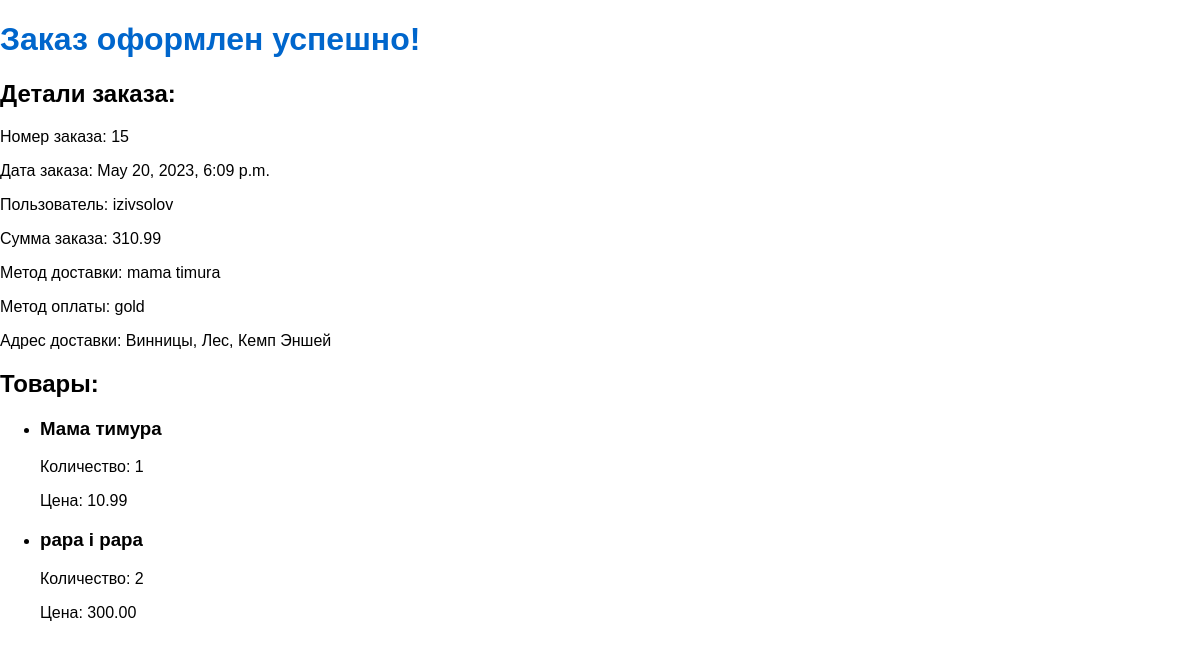
/myapp/order_detail/15/, run on an earlier commit of the app's database.
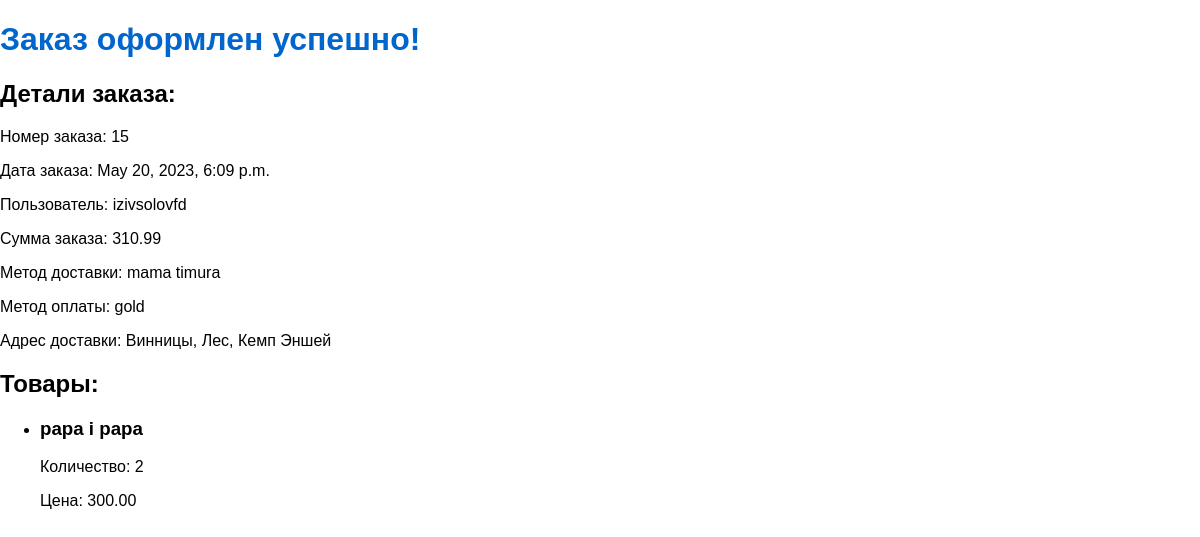
And on a later commit of the database.
### myapp/models.py (models this page shows, shortened)
class Order(models.Model):
    user = models.ForeignKey(User, on_delete=models.CASCADE)
    total_price = models.DecimalField(max_digits=10, decimal_places=2)
    order_date = models.DateTimeField(auto_now_add=True)

class User(AbstractUser):
    username = models.CharField(max_length=30, unique=30)
    lastname = models.CharField(max_length=50)
    firstname = models.CharField(max_length=50)
    email = models.EmailField(unique=True)
    password = models.CharField(max_length=128)
    phone = models.CharField(max_length=20)
    address = models.CharField(max_length=100)
    image = models.ImageField(upload_to='profile_images/', null=True)
    class Meta:
        db_table = 'myapp_user'

class OrderDelivery(models.Model):
    order = models.OneToOneField(Order, on_delete=models.CASCADE)
    shipping_method = models.ForeignKey(ShippingMethod, on_delete=models.CASCADE)
    payment_method = models.ForeignKey(PaymentMethod, on_delete=models.CASCADE)
    address = models.CharField(max_length=100)

class ShippingMethod(models.Model):
    name = models.CharField(max_length=100)
    cost = models.DecimalField(max_digits=10, decimal_places=2)

class PaymentMethod(models.Model):
    name = models.CharField(max_length=100)

class OrderItem(models.Model):
    order = models.ForeignKey(Order, on_delete=models.CASCADE, null=True)
    product = models.ForeignKey(Product, on_delete=models.CASCADE, null=True)
    quantity = models.PositiveIntegerField()
    price = models.DecimalField(max_digits=10, decimal_places=2)

class Product(models.Model):
    name = models.CharField(max_length=100)
    category = models.CharField(max_length=100)
    description = models.TextField()
    price = models.DecimalField(max_digits=10, decimal_places=2)
    imageurl = models.URLField()

### myapp/views.py (the view)
# urls.py: path('order_detail/<int:order_id>/', order_detail, name='order_detail'),
def order_detail(request, order_id):
    order = get_object_or_404(Order, id=order_id)
    order_delivery = OrderDelivery.objects.get(order=order)
    context = {
        'order': order,
        'order_delivery': order_delivery,
    }
    return render(request, 'order_detail.html', context)

### myapp/templates/order_detail.html (shortened to what this page needs)
<!DOCTYPE html>
<html>
<head>
     {% load static %}
    <link rel="stylesheet" type="text/css" href="{% static 'myapp/css/home.css' %}">
</head>
<body>
    <h1>Заказ оформлен успешно!</h1>
  <h2>Детали заказа:</h2>
<p>Номер заказа: {{ order.id }}</p>
<p>Дата заказа: {{ order.order_date }}</p>
<p>Пользователь: {{ order.user.username }}</p>
<p>Сумма заказа: {{ order.total_price }}</p>
<p>Метод доставки: {{ order_delivery.shipping_method.name }}</p>
<p>Метод оплаты: {{ order_delivery.payment_method.name }}</p>
<p>Адрес доставки: {{ order_delivery.address }}</p>
    <h2>Товары:</h2>
    <ul>
        {% for order_item in order.orderitem_set.all %}
            <li>
                <h3>{{ order_item.product.name }}</h3>
                <p>Количество: {{ order_item.quantity }}</p>
                <p>Цена: {{ order_item.price }}</p>
            </li>
        {% endfor %}
    </ul>
</body>
</html>

### myapp/static/myapp/css/home.css (style rules this page uses)
body { font-family: Arial, sans-serif; margin: 0; padding: 0; }
h1 { color: #0066cc; }

What changed in the data, as far as the page shows it:
removed OrderItem: product.name "Мама тимура", quantity "1", price "10.99"
changed through a linked row, Order id 15: user.username "izivsolov" → "izivsolovfd"
